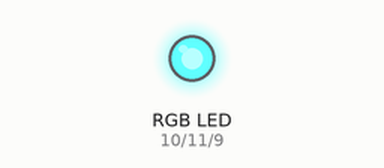
This sketch was run on a simulated Arduino Uno, built with avr-gcc and run on an emulated ATmega328P. Shown: an RGB LED mixed from three pins (HIGH = lit).

Above: at 0.1 s.
Timing chart, 0 to 1.6 s (numbered marks = the images above):
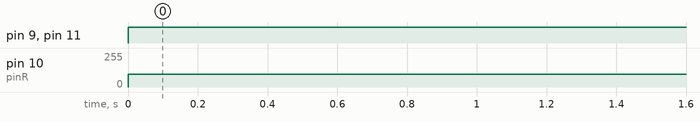

Measured:
- by itself, pin 9 (pinB), pin 11 (pinG): LOW → HIGH at 0.00 s
- by itself, pin 10 (pinR): 0/255 → 96/255 at 0.00 s

The sketch:

Aquarium1.ino
```cpp
#include <DS3231.h>

int pinB = 9;
int pinR = 10;
int pinG = 11;

// the setup routine runs once when you press reset:
void setup() {
  // initialize the digital pin as an output.
  pinMode(pinB, OUTPUT);
  pinMode(pinR, OUTPUT);
  pinMode(pinG, OUTPUT);
}

// the loop routine runs over and over again forever:
void loop() {
  analogWrite(pinB, 255);
  analogWrite(pinR, 96);
  analogWrite(pinG, 255);
}
```
